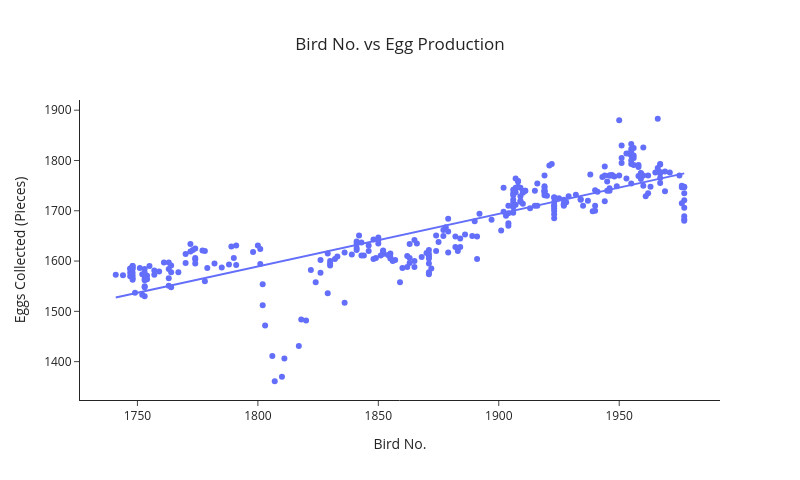
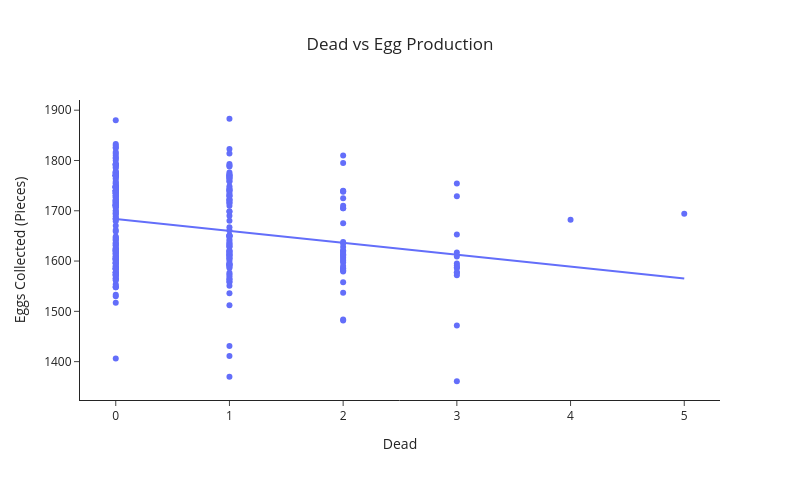

Here is the notebook cell these charts were saved with, in order:
### Code cell
for column in EXOG_COLUMNS:
    fig = px.scatter(
        model_data.reset_index(),
        x=column,
        y=TARGET_COLUMN,
        trendline="ols",
        title=f"{column} vs Egg Production",
        labels={TARGET_COLUMN: "Eggs Collected (Pieces)"},
    )

    fig.update_layout(
        template="simple_white",
        title_x=0.5,
        width=800,
        height=480,
    )

    fig.show()

### Figure 1 — Plotly figure (JSON) as saved in the notebook; plotly's stock layout.template omitted (floating-point values rounded to 4 significant figures; data arrays with more than 128 entries replaced by an {"elided": "..."} marker saying what was removed)
{"data": [{"hovertemplate": "Bird No.=%{x}<br>Eggs Collected (Pieces)=%{y}<extra></extra>", "legendgroup": "", "marker": {"color": "#636efa", "symbol": "circle"}, "mode": "markers", "name": "", "orientation": "v", "showlegend": false, "type": "scatter", "x": {"elided": "301 float values"}, "xaxis": "x", "y": {"elided": "301 float values"}, "yaxis": "y"}, {"hovertemplate": "<b>OLS trendline</b><br>Pieces = 1.04658 * Bird No. + -294.728<br>R<sup>2</sup>=0.700631<br><br>Bird No.=%{x}<br>Eggs Collected (Pieces)=%{y} <b>(trend)</b><extra></extra>", "legendgroup": "", "marker": {"color": "#636efa", "symbol": "circle"}, "mode": "lines", "name": "", "showlegend": false, "type": "scatter", "x": {"elided": "301 float values"}, "xaxis": "x", "y": {"elided": "301 float values"}, "yaxis": "y"}], "layout": {"height": 480, "legend": {"tracegroupgap": 0}, "title": {"text": "Bird No. vs Egg Production", "x": 0.5}, "width": 800, "xaxis": {"anchor": "y", "domain": [0, 1], "title": {"text": "Bird No."}}, "yaxis": {"anchor": "x", "domain": [0, 1], "title": {"text": "Eggs Collected (Pieces)"}}}}

### Figure 2 — Plotly figure (JSON) as saved in the notebook; plotly's stock layout.template omitted (floating-point values rounded to 4 significant figures; data arrays with more than 128 entries replaced by an {"elided": "..."} marker saying what was removed)
{"data": [{"hovertemplate": "Dead=%{x}<br>Eggs Collected (Pieces)=%{y}<extra></extra>", "legendgroup": "", "marker": {"color": "#636efa", "symbol": "circle"}, "mode": "markers", "name": "", "orientation": "v", "showlegend": false, "type": "scatter", "x": {"elided": "301 float values"}, "xaxis": "x", "y": {"elided": "301 float values"}, "yaxis": "y"}, {"hovertemplate": "<b>OLS trendline</b><br>Pieces = -23.6501 * Dead + 1683.56<br>R<sup>2</sup>=0.058007<br><br>Dead=%{x}<br>Eggs Collected (Pieces)=%{y} <b>(trend)</b><extra></extra>", "legendgroup": "", "marker": {"color": "#636efa", "symbol": "circle"}, "mode": "lines", "name": "", "showlegend": false, "type": "scatter", "x": {"elided": "301 float values"}, "xaxis": "x", "y": {"elided": "301 float values"}, "yaxis": "y"}], "layout": {"height": 480, "legend": {"tracegroupgap": 0}, "title": {"text": "Dead vs Egg Production", "x": 0.5}, "width": 800, "xaxis": {"anchor": "y", "domain": [0, 1], "title": {"text": "Dead"}}, "yaxis": {"anchor": "x", "domain": [0, 1], "title": {"text": "Eggs Collected (Pieces)"}}}}
